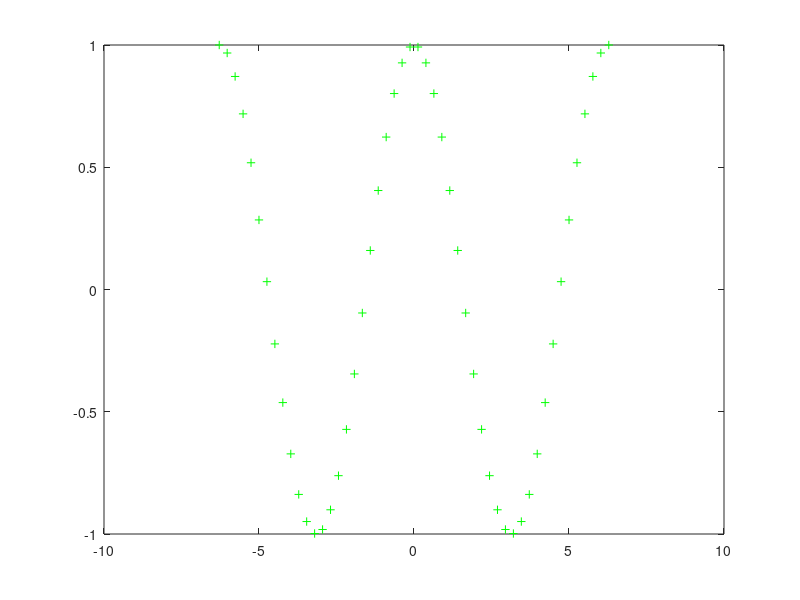

MATLAB code to generate this figure:
prompt = "Enter char code: ";
in = input(prompt, "s");

X = linspace(-2 * pi, 2 * pi, 50);
Y = cos(X);

if in == "r"
    % r* means red star
    plot(X, Y, "r*");
else
    % g+ means green cross
    plot(X, Y, "g+");
end



